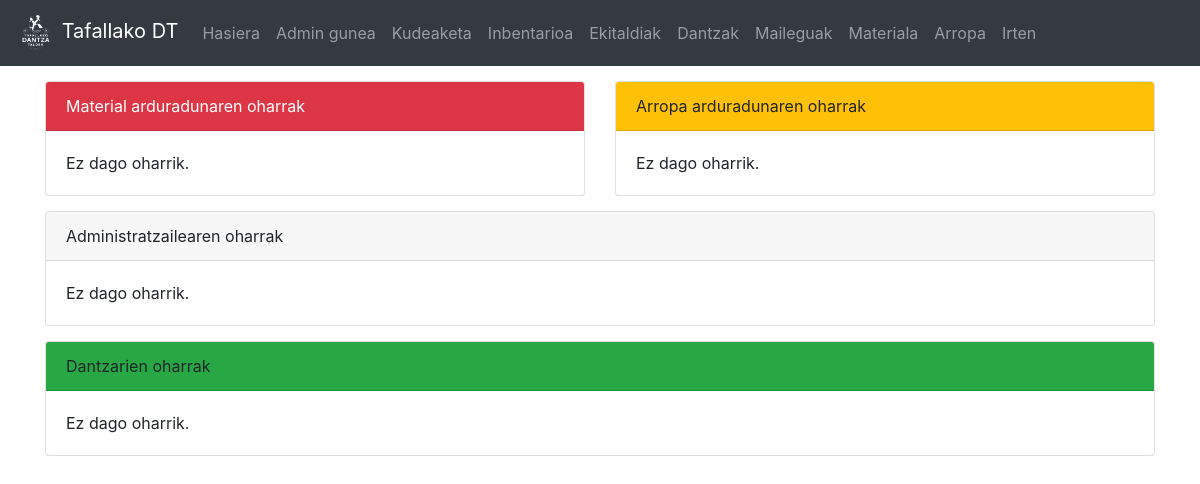
The app's page / (signed in), older data.
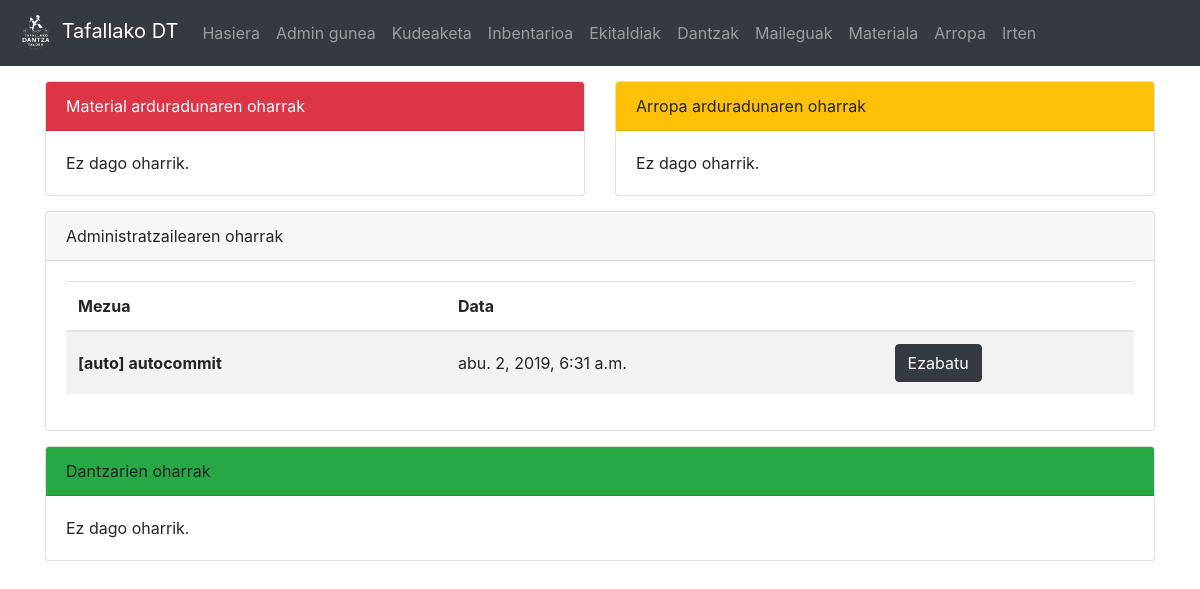
The same page, newer data.
### dantza/models.py (models this page shows, shortened)
class Oharra(models.Model):
	mezua = models.CharField(max_length=200)
	igorlea = models.CharField(max_length=100, default="auto")
	hartzailea = models.CharField(max_length=10, choices = HARTZAILEA)
	data = models.DateTimeField('Oharraren data')
	def __str__(self):
		return "[" + self.igorlea + "] " + self.mezua

### dantza/views.py (the view)
# urls.py: path('', views.index, name = 'index'),
def index(request):
	if 'd' in request.GET:
		delete = request.GET['id']
		Oharra.objects.get(pk=delete).delete()
		return HttpResponseRedirect('/')
	if request.user.is_authenticated:
		if Dantzaria.objects.filter(user=request.user).exists():
			d = Dantzaria.objects.get(user=request.user)
			o_list = Oharra.objects.all()
			return render(request,'dantza/index.html', {'mezuak':o_list})
		else:
			return render(request,'dantza/index.html', {'err':'Ez duzu erregistroa amaitu, sakatu <a href="/signup_end">hemen</a> amaitzeko'})
	return render(request,'dantza/index.html', {})

### dantza/templatetags/auth_extras.py (called while the page is built)
@register.filter(name='has_group')
def has_group(user, group_name):
    return user.groups.filter(name=group_name).exists()

@register.filter(name='messages_for')
def message_for(list,p):
	return list.filter(hartzailea=p)

### templates/dantza/index.html (shortened to what the changed rows need)
{% extends "dantza/base.html" %}
{% block edukia %}
<div class="container">
{% if request.user.is_authenticated %}
	{% load auth_extras %}
	<div class="row">
		{% if request.user.is_superuser %}
			<div class="col-12" style="margin-top: 15px">
				<div class="card">
					<div class="card-header">Administratzailearen oharrak</div>
					<div class="card-body">
						{% if mezuak and mezuak|messages_for:'AD' %}
							<div class="table-responsive">
								<table class="table table-hover table-striped">
								  <thead>
									<tr>
									  <th scope="col">Mezua</th>
									  <th scope="col">Data</th>
									  <th scope="col"></th>
									</tr>
								  </thead>
								  <tbody>
									{% for m in mezuak|messages_for:'AD' %}
											<tr>
											  <th scope="row" style="vertical-align:middle;">{{ m | safe }}</th>
											  <td style="vertical-align:middle;">{{ m.data }}</td>
											  <td style="vertical-align:middle;">
												  <a class="btn btn-dark" href="?d&id={{ m.pk }}">Ezabatu</a>
											  </td>
										  </tr>
									{% endfor %}
									</tbody>
								</table>
							</div>
						{% else %}
							Ez dago oharrik.
						{% endif %}
					</div>
				</div>
			</div>
		{% endif %}
	</div>
{% endif %}
</div>
{% endblock edukia %}

Row changes from the older to the newer data that the page shows:
added Oharra: igorlea+mezua "[auto] autocommit", data "abu. 2, 2019, 6:31 a.m."
Text that changed along with them:
text no longer shown: "Ez dago oharrik."
text now shown: "Mezua Data"
